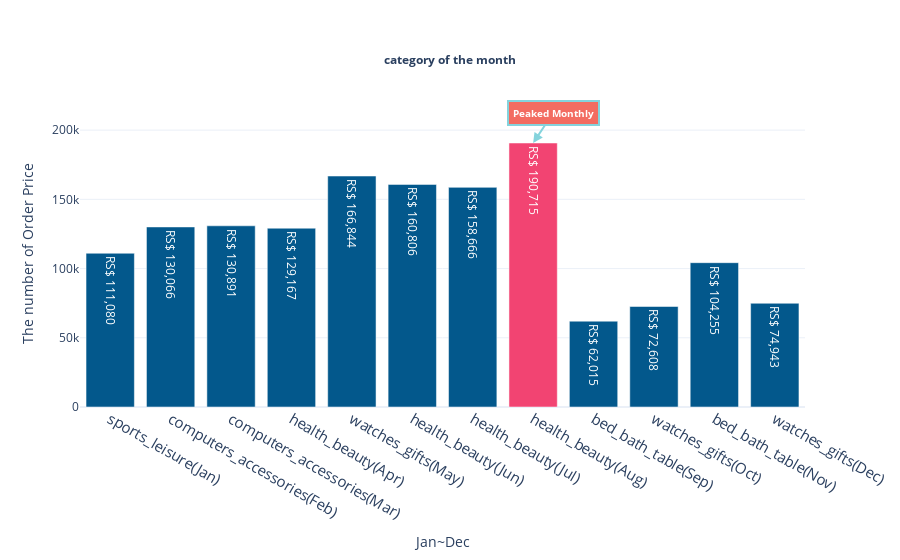

Notebook source saved alongside this figure:
### Code cell
import plotly.graph_objects as go

fig = go.Figure()
fig.add_trace(
    go.Bar(
        x=product_order_month_max_price["category_of_month"], 
        y=product_order_month_max_price['payment_value'],
        text=product_order_month_max_price['payment_value'], 
        textposition='auto', 
        texttemplate='RS$ %{text:,.0f}',
        marker_color=colors
    )
)
fig.update_layout(
    {
        "title": {
            "text": "<b>category of the month</b>",
            "x": 0.5,
            "y": 0.9,
            "font": {
                "size": 12
            }
        },
        "xaxis": {
            "title": "Jan~Dec",
            "showticklabels":True,
            "dtick": 1,
            "tickfont": {
                "size": 15                
            }
        },
        "yaxis": {
            "title": "The number of Order Price"
        },
        "template":'plotly_white'
    }
)
fig.add_annotation(
            x="health_beauty(Aug)",
            y=190715.03,
            text="<b>Peaked Monthly</b>",
            showarrow=True,
            font=dict(
                size=10,
                color="#ffffff"
                ),
            align="center",
            arrowhead=2,
            arrowsize=1,
            arrowwidth=2,
            arrowcolor="#77CFD9",
            ax=20,
            ay=-30,
            bordercolor="#77CFD9",
            borderwidth=2,
            borderpad=4,
            bgcolor="#F25D50",
            opacity=0.9
)
fig.show()

### Figure 1 — Plotly figure (JSON) as saved in the notebook; plotly's stock layout.template omitted (floating-point values rounded to 4 significant figures)
{"data": [{"marker": {"color": ["#03588C", "#03588C", "#03588C", "#03588C", "#03588C", "#03588C", "#03588C", "#F24472", "#03588C", "#03588C", "#03588C", "#03588C"]}, "text": [111100.0, 130100.0, 130900.0, 129200.0, 166800.0, 160800.0, 158700.0, 190700.0, 62010.0, 72610.0, 104300.0, 74940.0], "textposition": "auto", "texttemplate": "RS$ %{text:,.0f}", "type": "bar", "x": ["sports_leisure(Jan)", "computers_accessories(Feb)", "computers_accessories(Mar)", "health_beauty(Apr)", "watches_gifts(May)", "health_beauty(Jun)", "health_beauty(Jul)", "health_beauty(Aug)", "bed_bath_table(Sep)", "watches_gifts(Oct)", "bed_bath_table(Nov)", "watches_gifts(Dec)"], "y": [111100.0, 130100.0, 130900.0, 129200.0, 166800.0, 160800.0, 158700.0, 190700.0, 62010.0, 72610.0, 104300.0, 74940.0]}], "layout": {"annotations": [{"align": "center", "arrowcolor": "#77CFD9", "arrowhead": 2, "arrowsize": 1, "arrowwidth": 2, "ax": 20, "ay": -30, "bgcolor": "#F25D50", "bordercolor": "#77CFD9", "borderpad": 4, "borderwidth": 2, "font": {"color": "#ffffff", "size": 10}, "opacity": 0.9, "showarrow": true, "text": "<b>Peaked Monthly</b>", "x": "health_beauty(Aug)", "y": 190700.0}], "title": {"font": {"size": 12}, "text": "<b>category of the month</b>", "x": 0.5, "y": 0.9}, "xaxis": {"dtick": 1, "showticklabels": true, "tickfont": {"size": 15}, "title": {"text": "Jan~Dec"}}, "yaxis": {"title": {"text": "The number of Order Price"}}}}
